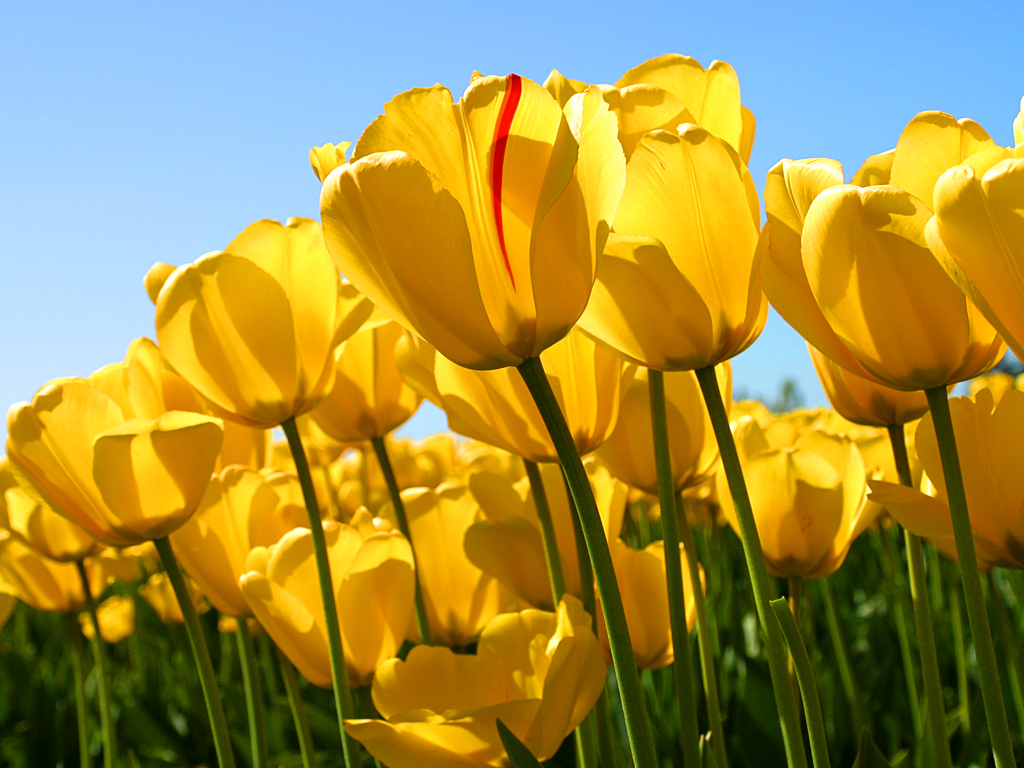
#> input picture Task_2_CV_IoT/Tulips.jpg, 1024 x 768 px
$ jupyter execute Task2_CV_IOT_TSF.ipynb   (shell and % lines are left out)
#> lines starting #> are read from the running program, lines starting #| are printed output that depends on the picture
# Computer Vision and Internet of Things

## Task 2 : Color Identification in Images

## Description : Implement an image color detector which identifies all the colors in an image or video

## Author : Shivam Deshpande

### Overview
#### The task is to extract and identify the colors in the image provided to the code
#### We will read the colors from an image and display them using pie chart

#### 3 important libraries used
#### 1.KMeans machine learning library from sklearn package. This is required for extracting the colors from given image

#### 2.cv2. This is required for image manipulation

#### 3.matplotlib library. This is used for plotting the color information in the form of pie chart

## Installing opencv module

## Importing necessary libraries

[cell 1]
from sklearn.cluster import KMeans
import matplotlib.pyplot as plt
import numpy as np
import cv2
from collections import Counter

## Reading an image in opencv

The image get's imported in the notebook as numpy array

We first read the image using imread() function of cv2

Then we display the image using imshow() function of pyplot

[cell 2]
image = cv2.imread('Tulips.jpg')
#> image is the input picture: shape (768, 1024, 3); mean B, G, R 66.7, 143.3, 161.3
plt.imshow(image)

The colors in this image are looking erroneous

The reason is that the OpenCV reads any image in the Blue Green Red (BGR) fashion

Thus to view an actual image, we'll have to convert this BGR rendering into the RGB one

[cell 3]
# The cvtColor method in the cv2 helps us to convert the image rendering to different color space
# BGR2RGB changes the rendering from BGR to RGB

image = cv2.cvtColor(image, cv2.COLOR_BGR2RGB)
plt.imshow(image)

Now we are able to see the actual image

## Identifying the image properties

[cell 4]
# Image is imported as numpy array
type(image)

[cell 5]
# shape of the array (image)
image.shape
#> Out = (768, 1024, 3)

The size of the image is 768 x 1024 pixels

3 --> Image is the combination of 3 colors i.e Red, Blue and Green

[cell 6]
# We can resize the image to the size we want
# resize function in cv2 does that for us

resized_image = cv2.resize(image, (800,700)) # width and height of image that we want
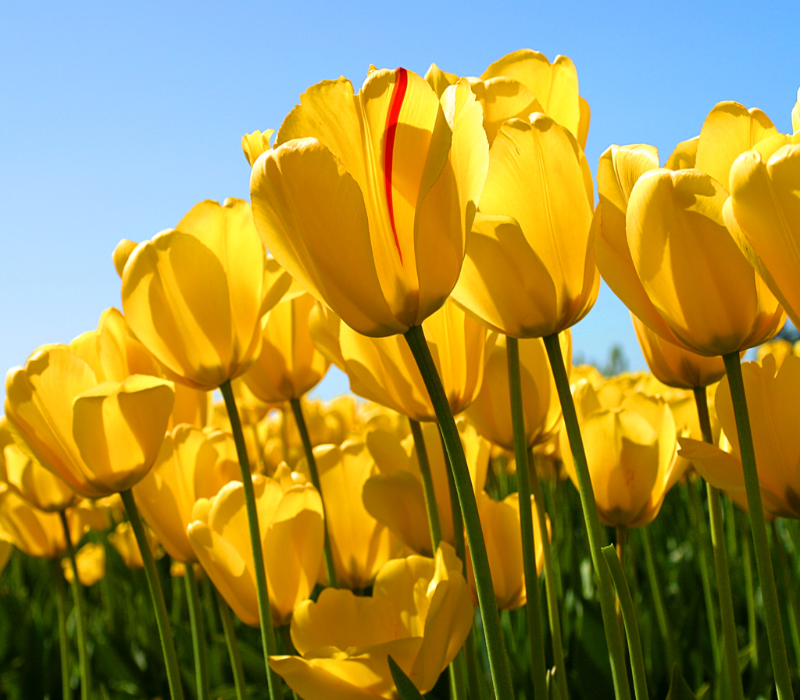
#> resized_image: shape (700, 800, 3); mean R, G, B 161.2, 143.2, 66.6
plt.imshow(resized_image)

[cell 7]
# We can convert the image rendering to GRAY as well for black and white image
# This is similar to what we did with BGR to convert to RGB

gray_image = cv2.cvtColor(image, cv2.COLOR_BGR2GRAY)
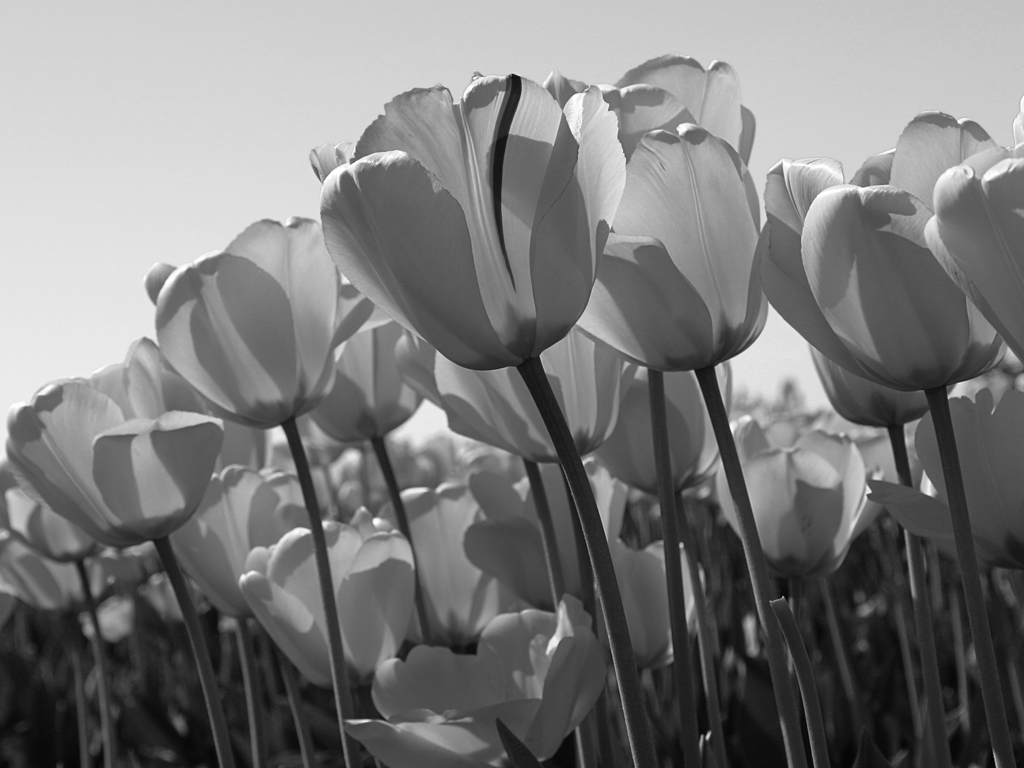
#> gray_image: shape (768, 1024); min 1, max 255, mean 122.4
plt.imshow(gray_image)

## Color Identification in Images

### 1. HEX Conversion

We are going to display the colors in our image in the form of pie chart

We will convert the colors from RGB to hex so that we can use them as labels for our pie chart

[cell 8]
# A function is defined that will return hex values for RGB colors in the image
def RGB2HEX(color):
    return "#{:02x}{:02x}{:02x}".format(int(color[0]), int(color[1]), int(color[2]))
# {:02x} displays the hex values for respecive colors

### 2. Reading the image in RGB Color space

As discussed above, first we'll have to convert the obtained image's color space to RGB (from the default BGR)

[cell 9]
# The function is defined which will
# 1.Get the image from path
# 2.read using cv2
# 3.convert to RGB space
# 4.return the image

def get_image(image_path):
    image = cv2.imread(image_path)
    image = cv2.cvtColor(image, cv2.COLOR_BGR2RGB)
    return image

### 3. Getting colors from the image

Now we are going to fit our entire code in one function

We call this function and it will extract the colors from an image and display it in the form of a pie chart

We define a function "get_colors" and we pass the follwing three arguments

         1.image: The image of which the colors we are going to extract
         2.no_of_colors: How many colors we want to extract from this image
         3.show_chart: This variable will decide whether we want to display the obtained colors in the form of pie chart

[cell 10]
# function Steps
#    1.Resize the image to 800 x 700
#    2.KMeans needs the input to be of only 2 dimensions, so we have reshaped the image data
#    3.KMeans creates clusters based on the supplied count. Here we have passed the number of colors that we want to extract
#      KMeans will create clusters of colors
#    4.KMeans will fit the numbers and predict on the given image and stores it in the variable "labels"
#    5.Counter is used to get count of all the labels
#    6.The centers of created clusters by KMeans will give us the colors
#    7.To get the colors in the order as per the labels, center_colors is iterated over values of counts
#      On the other hand, it also divides every count by 255
#    8.We get hex colors using RGB2HEX function and iterating over counts
#    9.As we had divided by 255 in step 7, iterating ordered_colors again over counts will multiply by 255
#    10.Finally if the value of boolean show_chart is True, then the obtained colors will be plotted in pie chart using
#       matplotlib and hex_colors is passed as a parameter for pie chart


def get_colors(image, no_of_colors, show_chart):
#> called with no_of_colors = 6, show_chart = True
    modified_image = cv2.resize(image, (800,700), interpolation=cv2.INTER_AREA)
    modified_image = modified_image.reshape(modified_image.shape[0]*modified_image.shape[1], 3)

    clf = KMeans(n_clusters = no_of_colors)
    labels = clf.fit_predict(modified_image)

    counts = Counter(labels)
#> counts = {2: 131541, 0: 41591, 5: 87976, 4: 113351, 1: 70114, 3: 115427}

    center_colors = clf.cluster_centers_
    ordered_colors = [center_colors[i] for i in counts.keys()]
#> ordered_colors = [[154.1, 205.1, 252.9], [253.4, 227.9, 70.72], [247.2, 185.6, 9.02], [196, 128.3, 0.774], [148.7, 95.53, 1.85], [44.97, 54.37, 1.18]]
    hex_colors = [RGB2HEX(ordered_colors[i]) for i in counts.keys()]
#> hex_colors = ['#f7b909', '#9acdfc', '#2c3601', '#945f01', '#fde346', '#c48000']
    rgb_colors = [ordered_colors[i] for i in counts.keys()]
#> rgb_colors = [[247.2, 185.6, 9.02], [154.1, 205.1, 252.9], [44.97, 54.37, 1.18], [148.7, 95.53, 1.85], [253.4, 227.9, 70.72], [196, 128.3, 0.774]]

    if(show_chart):
        plt.figure(figsize = (8, 6))
        plt.pie(counts.values(), labels = hex_colors, colors = hex_colors)

    return rgb_colors

### 4. Function Call

[cell 11]
# Finally we just call the function get_colors to return the pie chart showing the colors present in the image
get_colors(get_image('Tulips.jpg'), 6, True)
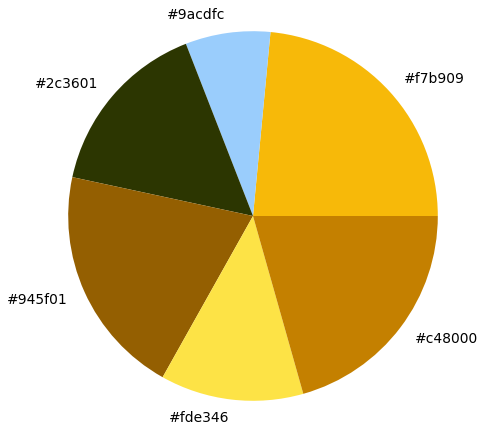
#> figure drawn by matplotlib, 1 panel

[cell 12]
# Applying the algorithm on another image
image2 = get_image('Penguins.jpg')
#> call 2 of get_image, with image_path = 'Penguins.jpg'
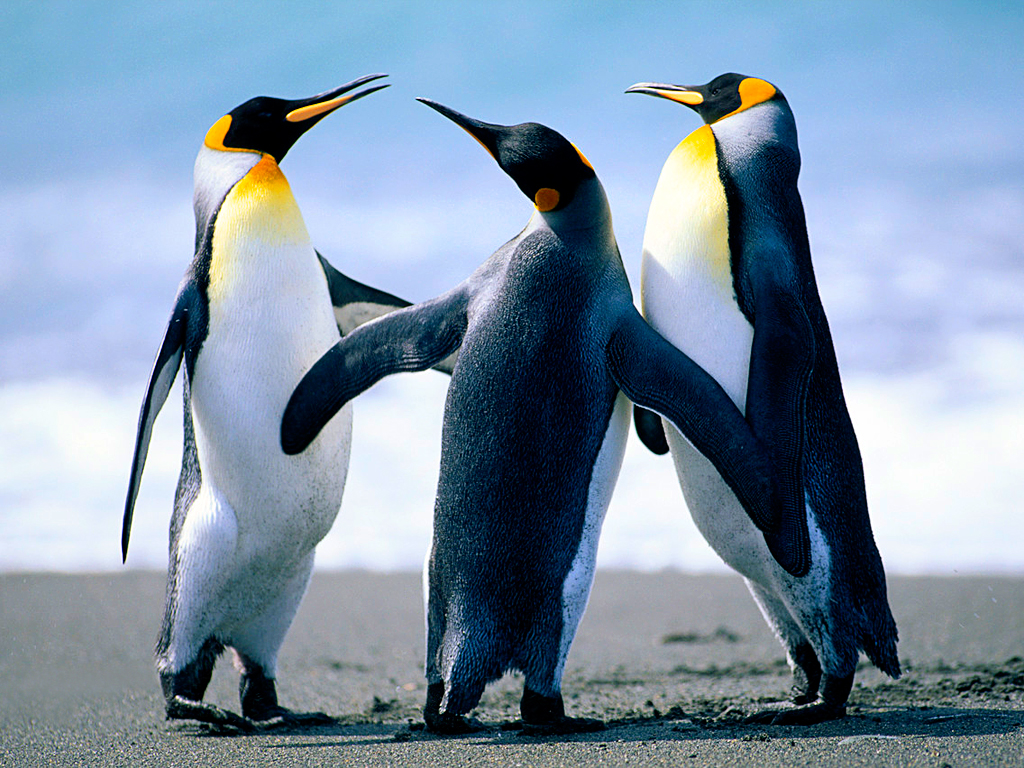
#> input picture Task_2_CV_IoT/Penguins.jpg, 1024 x 768 px
#> in get_image, image is the input picture: shape (768, 1024, 3); mean B, G, R 168.1, 148, 127.8
plt.imshow(image2)

[cell 13]
get_colors(image2, 8, True)
#> call 2 of get_colors, with no_of_colors = 8, show_chart = True
#> in get_colors (call 2), `modified_image = cv2.resize(image, (800,700), interpolation=cv2.INTER_..`:
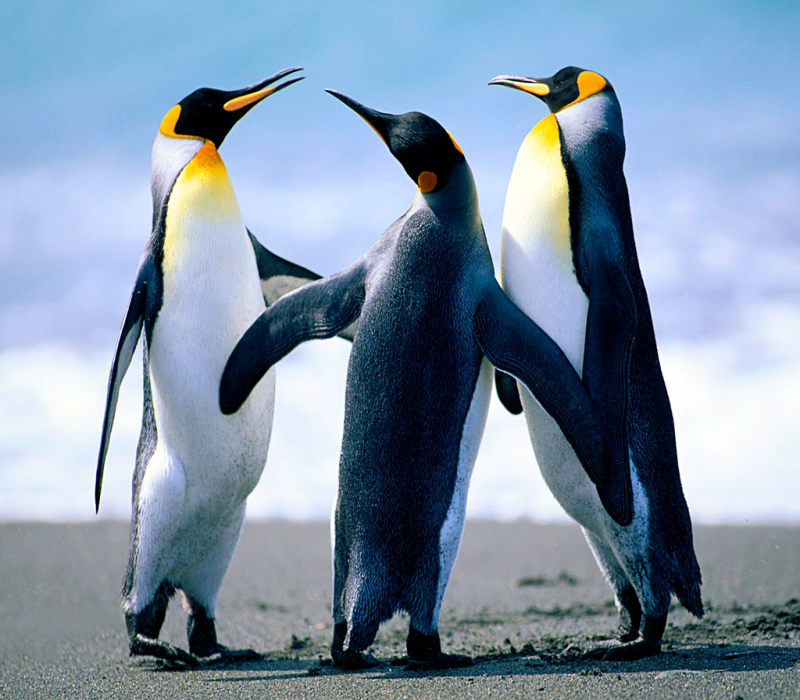
#> modified_image: shape (700, 800, 3); mean R, G, B 127.8, 148, 168.1
#> in get_colors (call 2), `counts = Counter(labels)`: counts = {0: 110109, 4: 99414, 2: 63102, 5: 33280, 7: 43860, 6: 51610, 1: 81105, 3: 77520}
#> in get_colors (call 2), `ordered_colors = [center_colors[i] for i in counts.keys()]`: ordered_colors = [[139.5, 185.5, 227.7], [188.1, 205.3, 241.8], [123.6, 135.3, 141], [71.65, 97.89, 106], [11.5, 49.59, 71.43], [163.5, 163.7, 157.8], [1.36, 11.11, 26.46], [236, 242.2, 247.8]]
#> in get_colors (call 2), `hex_colors = [RGB2HEX(ordered_colors[i]) for i in counts.keys()]`: hex_colors = ['#8bb9e3', '#0b3147', '#7b878d', '#a3a39d', '#ecf2f7', '#010b1a', '#bccdf1', '#47616a']
#> in get_colors (call 2), `rgb_colors = [ordered_colors[i] for i in counts.keys()]`: rgb_colors = [[139.5, 185.5, 227.7], [11.5, 49.59, 71.43], [123.6, 135.3, 141], [163.5, 163.7, 157.8], [236, 242.2, 247.8], [1.36, 11.11, 26.46], [188.1, 205.3, 241.8], [71.65, 97.89, 106]]
#> Out has the same summary as rgb_colors in get_colors
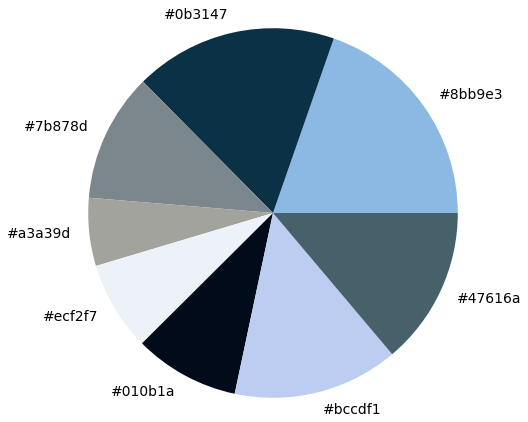
#> figure drawn by matplotlib, 1 panel
